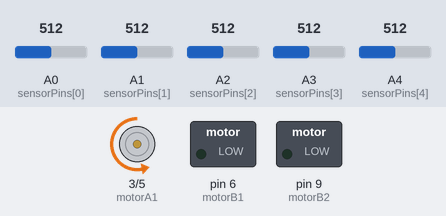
Simulated run of this sketch. Board: Arduino Uno, built with avr-gcc and run on an emulated ATmega328P. Parts: motor-driver pin pairs drawn as motors (green arrow = first pin HIGH = forward, orange = second pin HIGH = backward, longer = more drive), switched loads named in the sketch (green lamp = pin HIGH). Inputs (shaded band) come from the test bench; at power-on: A0 (sensorPins[0]) = 512, A1 (sensorPins[1]) = 512, A2 (sensorPins[2]) = 512, A3 (sensorPins[3]) = 512, A4 (sensorPins[4]) = 512.

Above: at 0.1 s.
Timing chart, 0 to 1.6 s (numbered marks = the images above):
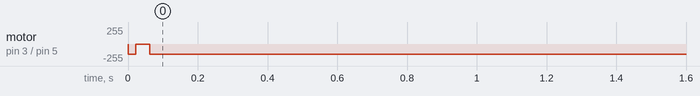

The sketch:

SeguirLinha.ino
```cpp
// Definições dos pinos dos sensores
const int sensorPins[5] = {A0, A1, A2, A3, A4};
int sensorValues[5];

// Definições dos pinos do DRV8833
const int motorA1 = 3;
const int motorA2 = 5;
const int motorB1 = 6;
const int motorB2 = 9;


// Parâmetros PID
float Kp = 0.5, Ki = 0.0, Kd = 0.1;
float integral = 0, lastError = 0;

// Função para ler os valores dos sensores
void readSensors() {
  for (int i = 0; i < 5; i++) {
    sensorValues[i] = analogRead(sensorPins[i]);
  }
}

// Função para calcular o erro baseado nos sensores
int calculateError() {
  int weightedSum = 0;
  int totalWeight = 0;
  for (int i = 0; i < 5; i++) {
     int weight = (i - 2) * 1000; // Peso baseado na posição do sensor
     weightedSum += sensorValues[i] * weight;
     totalWeight += sensorValues[i];
  }
  if (totalWeight == 0) return 0; // Nenhum sensor detectando a linha
  return weightedSum / totalWeight;
}

// Função PID
int pidControl(int error) {
  integral += error;
  float derivative = error - lastError;
  int output = Kp * error + Ki * integral + Kd * derivative;
  lastError = error;
  return output;
}

// Função para controlar os motores
void setMotorSpeeds(int speedA, int speedB) {
    analogWrite(motorA1, speedA);
    analogWrite(motorA2, 0);
    analogWrite(motorA1, 0);
    analogWrite(motorA2, speedB);
}

void setup() {
  // Inicializa os pinos dos sensores
  for (int i = 0; i < 5; i++) {
    pinMode(sensorPins[i], INPUT);
  }
  // Inicializa os pinos do DRV8833
  pinMode(motorA1, OUTPUT);
  pinMode(motorA2, OUTPUT);
  pinMode(motorB1, OUTPUT);
  pinMode(motorB2, OUTPUT);

  // Inicializa a comunicação serial
  Serial.begin(9600);
}

void loop() {
  readSensors();
  int error = calculateError();
  int correction = pidControl(error);
  int baseSpeed = 150;
  int leftSpeed = baseSpeed - correction;
  int rightSpeed = baseSpeed + correction;
  setMotorSpeeds(leftSpeed, rightSpeed);
  delay(10); // Aguarda um pouco antes de ler novamente
}
```

Measured:
- by itself, motor on pin 3 (motorA1) / pin 5 (motorA2): stopped → backward 150/255 at 0.00 s
